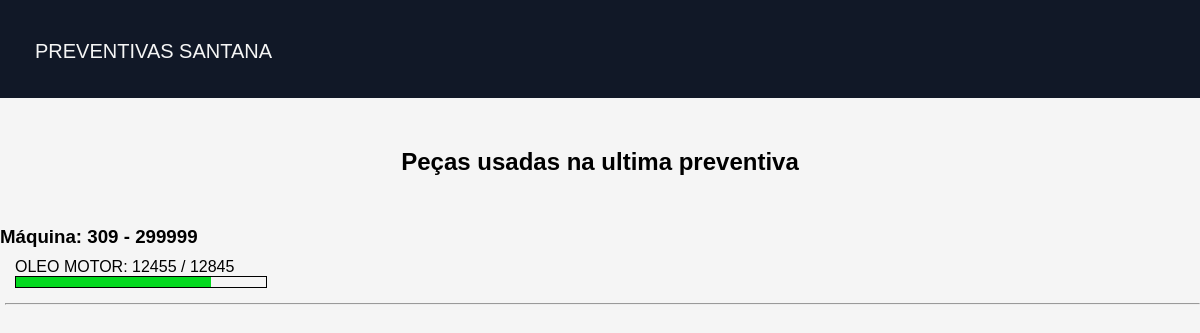
Page /pecas/1/ on the committed database.
### maquinas/models.py (models this page shows, shortened)
class UltimaPreventiva(models.Model):
    frota = models.IntegerField(default = '', verbose_name='Número de frota')
    horimetro = models.IntegerField(default = '', verbose_name='Horimetro de máquina')
    modelo = models.CharField(default= '',max_length=100, verbose_name='Modelo de máquina')
    HoradePreventiva = models.IntegerField(default = '',verbose_name='Preventiva de quantas horas')
    OS = models.IntegerField(default = '',verbose_name='Ordem de serviço')
    pecas = models.ManyToManyField(Pecas, verbose_name='Peças usadas')
    @property
    def proximaPrev(self):
        return self.horimetro + self.HoradePreventiva

class Pecas(models.Model):
    nome = models.CharField(max_length=150)

### maquinas/views.py (the view)
# urls.py: path('pecas/<pecas_id>/', views.pecas, name='pecas'),
def pecas(request, pecas_id):
    Id_pecas = UltimaPreventiva.objects.get(id = pecas_id)
    pecas_usadas = Id_pecas.pecas.all()
    prox_prev = Id_pecas.proximaPrev
    try:
        ultimo_lance = Patrimonio.objects.filter(frota = Id_pecas.frota).latest('id')
        ultimo_horimetro = ultimo_lance.horimetro
    except Patrimonio.DoesNotExist:
        ultimo_horimetro = None
    context = {'Id_pecas': Id_pecas, 'pecas_usadas': pecas_usadas, 'ultimo_horimetro': ultimo_horimetro, 'prox_prev': prox_prev}
    return render(request, 'maquinas/pecas.html', context)

### maquinas/templates/maquinas/pecas.html (shortened to what this page needs)
{% extends 'maquinas/nav.html' %}
{% load static %}
{% block content %}
<!DOCTYPE html>
<html lang="pt-br">
<head>
    <link rel="stylesheet" type="text/css" href="{% static 'css/pecas.css' %}">
</head>
<body>
    <h2>Peças usadas na ultima preventiva</h2>
    <h3>Máquina: {{Id_pecas.frota}} - {{Id_pecas.OS}}</h3>
    <ul class="itens">
        {% for peca in pecas_usadas %}
        <li>
            {{peca.nome}}: <span class="ultimo_horimetro">{{ultimo_horimetro}}</span> /
            <span class="prox_prev">{{prox_prev}}</span>
            <div class="borda">
                <div class="barra"></div>
            </div>
        </li>
        <hr>
        {% empty %}
        <p>NENHUMA PEÇA CADASTRADA NESSA PREVENTIVA</p>
        {% endfor %}
    </ul>
</body>
</html>
{% endblock content %}

### maquinas/static/css/pecas.css (style rules this page uses)
* { padding: 0; margin: 0; }
body { font-family: Arial, Helvetica, sans-serif; background-color: whitesmoke; }
h2 { text-align: center; margin-bottom: 50px; }
h3 { margin-bottom: -10px; }
ul { margin-top: 20px; margin-left: 5px; list-style: none; }
ul li { margin: 15px 10px; }
.barra { height: 10px; background-color: rgb(3, 217, 31); }
.borda { border: solid 1px black; width: 250px; }

### rows in the picture
UltimaPreventiva: frota "309", OS "299999"
Pecas: nome "OLEO MOTOR", ultimo_horimetro "12455", prox_prev "12845"
